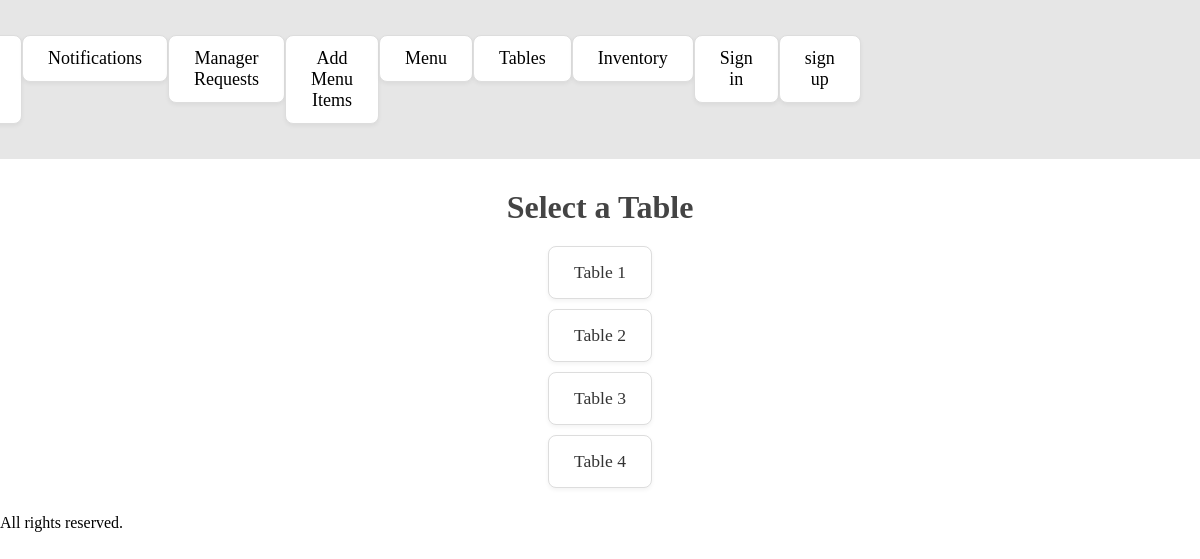
/tables, run on an earlier commit of the app's database.
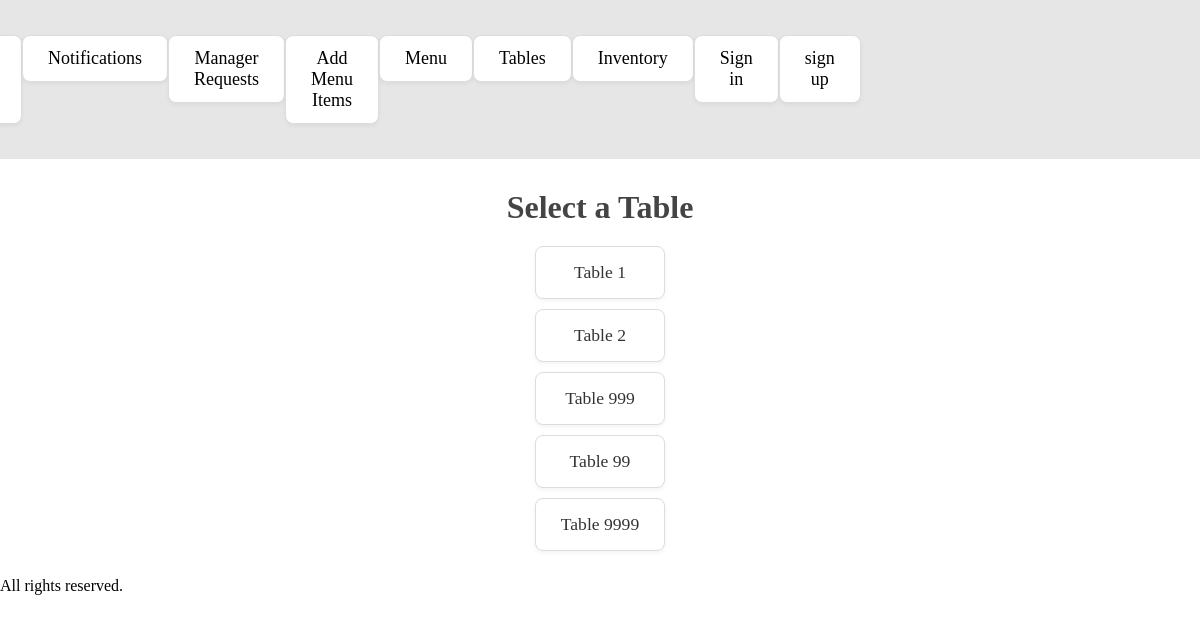
And on a later commit of the database.
### app/models.py (models this page shows)
class TableModel(db.Model):
    __tablename__ = 'tables'
    id = db.Column(db.Integer, primary_key=True)
    table_number = db.Column(db.Integer, unique=True, nullable=False)
    seats = db.Column(db.Integer, nullable=False)
    orders = db.relationship("Order", backref="table", lazy=True)
    reservations = db.relationship("Reservation", backref="table", lazy=True)

### app/routes/order_routes.py (the view)
@order_bp.route('/tables')
def view_tables():
    tables = OrderLogic.get_all_tables()
    return render_template('tablesview.html', tables=tables)

### app/logic/base_crud.py (called while the page is built)
    @staticmethod
    def get_all(model):
        return model.query.all() # return all table content

### app/logic/order_logic.py (called while the page is built)
    @staticmethod
    def get_all_tables():
        return BaseCRUD.get_all(TableModel)

### templates/tablesview.html (shortened to what this page needs)
<!DOCTYPE html>
<html lang="en">
<head>
    <link rel="stylesheet" href="{{ url_for('static', filename='css/style.css') }}">
    <link rel="stylesheet" href="{{ url_for('static', filename='css/order.css') }}">
</head>
<body>
    <nav>
        <ul >
            <li><a href="{{ url_for('reservations.reservations_foh') }}">View Reservations (FOH)</a></li>
            <li><a href="{{ url_for('notifications.notifications') }}">Notifications</a></li>
            <li><a href="{{ url_for('manager.requests_manager') }}">Manager Requests</a></li>
            <li><a href="{{ url_for('menu.add_menu_item') }}">Add Menu Items</a></li>
            <li><a href="{{ url_for('menu.menu') }}">Menu</a></li>
            <li><a href="{{ url_for('order.view_tables') }}">Tables</a></li>
            <li><a href="{{ url_for('inventory.inventory') }}">Inventory</a></li>
            {% if not session.get('username') %}
                <li><a href="{{ url_for('auth.sign_in') }}">Sign in</a></li>
                <li><a href="{{ url_for('auth.sign_up') }}">sign up</a></li>
            {% else %}
                <li><a href="{{ url_for('auth.get_profile') }}">profile</a></li>
            {% endif %}
        </ul>
    </nav>
<h2>Select a Table</h2>
<ul>
    {% for table in tables %}
    <li><a href="{{ url_for('order.table_order', table_id=table.id) }}">Table {{ table.table_number }}</a></li>
    {% endfor %}
</ul>
    <footer>
        <p>All rights reserved.</p>
    </footer>
</body>
</html>

What changed in the data, as far as the page shows it:
changed TableModel (number 3 of 5 on the later page): table_number "3" → "999"
changed TableModel (number 4 of 5 on the later page): table_number "4" → "99"
added TableModel: table_number "9999"
